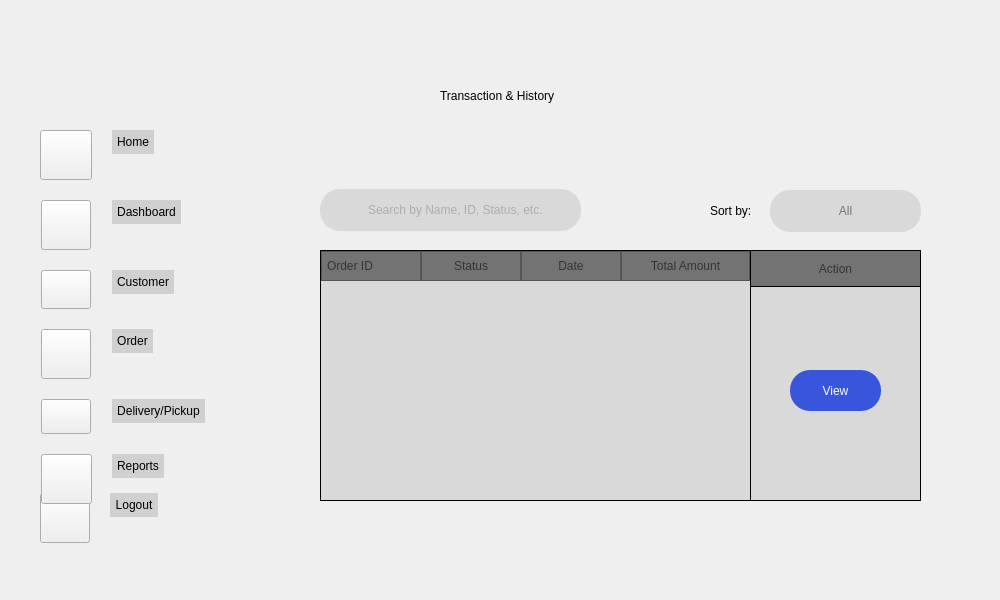
    <widget class="QWidget" name="History">
     <property name="minimumSize">
      <size>
       <width>1000</width>
       <height>600</height>
      </size>
     </property>
     <property name="maximumSize">
      <size>
       <width>1000</width>
       <height>600</height>
      </size>
     </property>
     <property name="styleSheet">
      <string notr="true">#History{
border-image: url(&quot;:/images/4.png&quot;) 0 0 0 0 stretch stretch;
background-repeat: (no-repeat);
backkground-position: (fixed);

}
#QLabel{
font-family: &quot;Fredoka&quot;;
font-size: 20px;
}</string>
     </property>
     <widget class="QWidget" name="verticalLayoutWidget_27">
      <property name="geometry">
       <rect>
        <x>30</x>
        <y>490</y>
        <width>241</width>
        <height>56</height>
       </rect>
      </property>
      <layout class="QVBoxLayout" name="verticalLayout_44">
       <item>
        <layout class="QFormLayout" name="formLayout_12">
         <property name="fieldGrowthPolicy">
          <enum>QFormLayout::FieldsStayAtSizeHint</enum>
         </property>
         <property name="rowWrapPolicy">
          <enum>QFormLayout::WrapLongRows</enum>
         </property>
         <property name="labelAlignment">
          <set>Qt::AlignCenter</set>
         </property>
         <property name="formAlignment">
          <set>Qt::AlignLeading|Qt::AlignLeft|Qt::AlignVCenter</set>
         </property>
         <property name="horizontalSpacing">
          <number>20</number>
         </property>
         <property name="verticalSpacing">
          <number>20</number>
         </property>
         <property name="leftMargin">
          <number>10</number>
         </property>
         <item row="0" column="0">
          <widget class="QPushButton" name="s1_3">
           <property name="styleSheet">
            <string notr="true">QPushButton{
border-image: url(&quot;:/Icons/Profilenowhite.png&quot;) 0 0 0 0 stretch stretch;
background-repeat: no-repeat;
 width: 42px;
    height: 42px;

}</string>
           </property>
           <property name="text">
            <string/>
           </property>
          </widget>
         </item>
         <item row="0" column="1">
          <layout class="QVBoxLayout" name="verticalLayout_45">
           <item>
            <widget class="QPushButton" name="Settbut_4">
             <property name="styleSheet">
              <string notr="true">QPushButton {
            background-color: #D0D0D0;
			border-style: outset;
			 padding: 5px;
            border-radius: 20px; /* Adjust this value for desired roundness */
            border-color: #D0D0D0; /* Example border color */
				
}

QPushButton:hover {
    background-color: #D0D0D0; /* Color when the mouse hovers over it */
}
QPushButton:pressed {
    background-color: #D0D0D0; /* Color when the button is clicked down */
}</string>
             </property>
             <property name="text">
              <string>Logout</string>
             </property>
             <property name="autoDefault">
              <bool>false</bool>
             </property>
             <property name="default">
              <bool>false</bool>
             </property>
             <property name="flat">
              <bool>false</bool>
             </property>
            </widget>
           </item>
          </layout>
         </item>
        </layout>
       </item>
      </layout>
     </widget>
     <widget class="QWidget" name="verticalLayoutWidget_26">
      <property name="geometry">
       <rect>
        <x>30</x>
        <y>130</y>
        <width>241</width>
        <height>345</height>
       </rect>
      </property>
      <layout class="QVBoxLayout" name="verticalLayout_36">
       <property name="spacing">
        <number>1</number>
       </property>
       <property name="sizeConstraint">
        <enum>QLayout::SetFixedSize</enum>
       </property>
       <item>
        <layout class="QFormLayout" name="formLayout_10">
         <property name="sizeConstraint">
          <enum>QLayout::SetDefaultConstraint</enum>
         </property>
         <property name="fieldGrowthPolicy">
          <enum>QFormLayout::FieldsStayAtSizeHint</enum>
         </property>
         <property name="rowWrapPolicy">
          <enum>QFormLayout::WrapLongRows</enum>
         </property>
         <property name="labelAlignment">
          <set>Qt::AlignCenter</set>
         </property>
         <property name="formAlignment">
          <set>Qt::AlignLeading|Qt::AlignLeft|Qt::AlignVCenter</set>
         </property>
         <property name="horizontalSpacing">
          <number>20</number>
         </property>
         <property name="verticalSpacing">
          <number>20</number>
         </property>
         <property name="leftMargin">
          <number>10</number>
         </property>
         <property name="topMargin">
          <number>0</number>
         </property>
         <property name="bottomMargin">
          <number>0</number>
         </property>
         <item row="0" column="0">
          <widget class="QPushButton" name="h1_3">
           <property name="styleSheet">
            <string notr="true">QPushButton{
border-image: url(&quot;:/Icons/Home.png&quot;) 0 0 0 0 stretch stretch;
background-repeat: no-repeat;
 width: 44px;
    height: 42px;

}</string>
           </property>
           <property name="text">
            <string/>
           </property>
          </widget>
         </item>
         <item row="0" column="1">
          <layout class="QVBoxLayout" name="verticalLayout_39">
           <item>
            <widget class="QPushButton" name="Homebut_4">
             <property name="styleSheet">
              <string notr="true">QPushButton {
            background-color: #D0D0D0;
			border-style: outset;
			 padding: 5px;
            border-radius: 20px; /* Adjust this value for desired roundness */
            border-color: #D0D0D0; /* Example border color */
				
}

QPushButton:hover {
    background-color: #D0D0D0; /* Color when the mouse hovers over it */
}
QPushButton:pressed {
    background-color: #D0D0D0; /* Color when the button is clicked down */
}</string>
             </property>
             <property name="text">
              <string>Home</string>
             </property>
             <property name="shortcut">
              <string/>
             </property>
             <property name="autoDefault">
              <bool>false</bool>
             </property>
             <property name="default">
              <bool>false</bool>
             </property>
             <property name="flat">
              <bool>true</bool>
             </property>
            </widget>
           </item>
          </layout>
         </item>
         <item row="1" column="0">
          <widget class="QPushButton" name="db1_3">
           <property name="styleSheet">
            <string notr="true">QPushButton{
border-image: url(&quot;:/Icons/DashB.png&quot;) 0 0 0 0 stretch stretch;
background-repeat: no-repeat;
 width: 42px;
    height: 42px;

}</string>
           </property>
           <property name="text">
            <string/>
           </property>
          </widget>
         </item>
         <item row="1" column="1">
          <layout class="QVBoxLayout" name="verticalLayout_40">
           <item>
            <widget class="QPushButton" name="Dashbut_4">
             <property name="styleSheet">
              <string notr="true">QPushButton {
            background-color: #D0D0D0;
			border-style: outset;
			 padding: 5px;
            border-radius: 20px; /* Adjust this value for desired roundness */
            border-color: #D0D0D0; /* Example border color */
				
}

QPushButton:hover {
    background-color: #D0D0D0; /* Color when the mouse hovers over it */
}
QPushButton:pressed {
    background-color: #D0D0D0; /* Color when the button is clicked down */
}</string>
             </property>
             <property name="text">
              <string>Dashboard</string>
             </property>
             <property name="autoDefault">
              <bool>false</bool>
             </property>
             <property name="default">
              <bool>false</bool>
             </property>
             <property name="flat">
              <bool>false</bool>
             </property>
            </widget>
           </item>
          </layout>
         </item>
         <item row="2" column="0">
          <widget class="QPushButton" name="u1_3">
           <property name="styleSheet">
            <string notr="true">QPushButton{
border-image: url(&quot;:/Icons/User.png&quot;) 0 0 0 0 stretch stretch;
background-repeat: no-repeat;
 width: 42px;
    height: 31px;

}</string>
           </property>
           <property name="text">
            <string/>
           </property>
          </widget>
         </item>
         <item row="2" column="1">
          <layout class="QVBoxLayout" name="verticalLayout_41">
           <item>
            <widget class="QPushButton" name="Userbut_4">
             <property name="styleSheet">
              <string notr="true">QPushButton {
            background-color: #D0D0D0;
			border-style: outset;
			 padding: 5px;
            border-radius: 20px; /* Adjust this value for desired roundness */
            border-color: #D0D0D0; /* Example border color */
				
}

QPushButton:hover {
    background-color: #D0D0D0; /* Color when the mouse hovers over it */
}
QPushButton:pressed {
    background-color: #D0D0D0; /* Color when the button is clicked down */
}</string>
             </property>
             <property name="text">
              <string>Customer</string>
             </property>
             <property name="autoDefault">
              <bool>false</bool>
             </property>
             <property name="default">
              <bool>false</bool>
             </property>
             <property name="flat">
              <bool>false</bool>
             </property>
            </widget>
           </item>
          </layout>
         </item>
         <item row="5" column="0">
          <widget class="QPushButton" name="r1_3">
           <property name="styleSheet">
            <string notr="true">QPushButton{
border-image: url(&quot;:/Icons/Transa.png&quot;) 0 0 0 0 stretch stretch;
background-repeat: no-repeat;
 width: 43px;
    height: 42px;

}</string>
           </property>
           <property name="text">
            <string/>
           </property>
          </widget>
         </item>
         <item row="5" column="1">
          <layout class="QVBoxLayout" name="verticalLayout_42">
           <item>
            <widget class="QPushButton" name="Reportbut_4">
             <property name="styleSheet">
              <string notr="true">QPushButton {
            background-color: #D0D0D0;
			border-style: outset;
			 padding: 5px;
            border-radius: 20px; /* Adjust this value for desired roundness */
            border-color: #D0D0D0; /* Example border color */
				
}

QPushButton:hover {
    background-color: #D0D0D0; /* Color when the mouse hovers over it */
}
QPushButton:pressed {
    background-color: #D0D0D0; /* Color when the button is clicked down */
}</string>
             </property>
             <property name="text">
              <string>Reports</string>
             </property>
             <property name="autoDefault">
              <bool>false</bool>
             </property>
             <property name="default">
              <bool>false</bool>
             </property>
             <property name="flat">
              <bool>false</bool>
             </property>
            </widget>
           </item>
          </layout>
         </item>
         <item row="3" column="1">
          <layout class="QVBoxLayout" name="verticalLayout_82">
           <item>
            <widget class="QPushButton" name="Orderbut_4">
             <property name="styleSheet">
              <string notr="true">QPushButton {
            background-color: #D0D0D0;
			border-style: outset;
			 padding: 5px;
            border-radius: 20px; /* Adjust this value for desired roundness */
            border-color: #D0D0D0; /* Example border color */
				
}

QPushButton:hover {
    background-color: #D0D0D0; /* Color when the mouse hovers over it */
}
QPushButton:pressed {
    background-color: #D0D0D0; /* Color when the button is clicked down */
}</string>
             </property>
             <property name="text">
              <string>Order</string>
             </property>
             <property name="autoDefault">
              <bool>false</bool>
             </property>
             <property name="default">
              <bool>false</bool>
             </property>
             <property name="flat">
              <bool>false</bool>
             </property>
            </widget>
           </item>
          </layout>
         </item>
         <item row="3" column="0">
          <widget class="QPushButton" name="o1_3">
           <property name="styleSheet">
            <string notr="true">QPushButton{
border-image: url(&quot;:/Icons/Ordernowbg.png&quot;) 0 0 0 0 stretch stretch;
background-repeat: no-repeat;
 width: 42px;
    height: 42px;

}</string>
           </property>
           <property name="text">
            <string/>
           </property>
           <property name="autoRepeat">
            <bool>false</bool>
           </property>
           <property name="flat">
            <bool>false</bool>
           </property>
          </widget>
         </item>
         <item row="4" column="0">
          <widget class="QPushButton" name="d1_3">
           <property name="styleSheet">
            <string notr="true">QPushButton{
border-image: url(&quot;:/Icons/Deliv.png&quot;) 0 0 0 0 stretch stretch;
background-repeat: no-repeat;
 width: 42px;
    height: 27px;

}</string>
           </property>
           <property name="text">
            <string/>
           </property>
           <property name="autoRepeat">
            <bool>false</bool>
           </property>
           <property name="flat">
            <bool>false</bool>
           </property>
          </widget>
         </item>
         <item row="4" column="1">
          <layout class="QVBoxLayout" name="verticalLayout_43">
           <item>
            <widget class="QPushButton" name="Delivlab_4">
             <property name="styleSheet">
              <string notr="true">QPushButton {
            background-color: #D0D0D0;
			border-style: outset;
			 padding: 5px;
            border-radius: 20px; /* Adjust this value for desired roundness */
            border-color: #D0D0D0; /* Example border color */
				
}

QPushButton:hover {
    background-color: #D0D0D0; /* Color when the mouse hovers over it */
}
QPushButton:pressed {
    background-color: #D0D0D0; /* Color when the button is clicked down */
}</string>
             </property>
             <property name="text">
              <string>Delivery/Pickup</string>
             </property>
             <property name="autoDefault">
              <bool>false</bool>
             </property>
             <property name="default">
              <bool>false</bool>
             </property>
             <property name="flat">
              <bool>false</bool>
             </property>
            </widget>
           </item>
          </layout>
         </item>
        </layout>
       </item>
      </layout>
     </widget>
     <widget class="QPushButton" name="nwbut_13">
      <property name="geometry">
       <rect>
        <x>790</x>
        <y>370</y>
        <width>91</width>
        <height>41</height>
       </rect>
      </property>
      <property name="styleSheet">
       <string notr="true">QPushButton {
            background-color: #3855DB; /* Example background color */
            color: White; /* Example text color */
            border-radius: 20px; /* Adjust this value for desired roundness */
}
QPushButton:hover {
    background-color: #2746C3; /* Color when the mouse hovers over it */

}
QPushButton:pressed {
    background-color: #FFFFFF; /* Color when the button is clicked down */
	color: #3855DB;
	border-style: outset;
	border-width: 3px;
    border-radius: 20px; /* Adjust this value for desired roundness */
    border-color: #2746C3;
}</string>
      </property>
      <property name="text">
       <string>View</string>
      </property>
     </widget>
     <widget class="QLabel" name="label_36">
      <property name="geometry">
       <rect>
        <x>710</x>
        <y>200</y>
        <width>49</width>
        <height>21</height>
       </rect>
      </property>
      <property name="text">
       <string>Sort by:</string>
      </property>
     </widget>
     <widget class="QLabel" name="label_39">
      <property name="geometry">
       <rect>
        <x>800</x>
        <y>250</y>
        <width>71</width>
        <height>21</height>
       </rect>
      </property>
      <property name="text">
       <string>Actions</string>
      </property>
      <property name="alignment">
       <set>Qt::AlignCenter</set>
      </property>
     </widget>
     <widget class="QLabel" name="label_38">
      <property name="geometry">
       <rect>
        <x>330</x>
        <y>190</y>
        <width>41</width>
        <height>41</height>
       </rect>
      </property>
      <property name="styleSheet">
       <string notr="true"/>
      </property>
      <property name="text">
       <string/>
      </property>
      <property name="pixmap">
       <pixmap resource="../images/Resc_rc.qrc">:/Icons/searchingraysmol.png</pixmap>
      </property>
     </widget>
     <widget class="QLabel" name="label_40">
      <property name="geometry">
       <rect>
        <x>320</x>
        <y>274</y>
        <width>601</width>
        <height>227</height>
       </rect>
      </property>
      <property name="styleSheet">
       <string notr="true">QLabel {
    background-color: #d9d9d9; /* Light gray background color */
	color:   gray;
    border: 1px solid black;
}</string>
      </property>
      <property name="text">
       <string/>
      </property>
     </widget>
     <widget class="QTableWidget" name="tableWidget_4">
      <property name="geometry">
       <rect>
        <x>320</x>
        <y>250</y>
        <width>431</width>
        <height>251</height>
       </rect>
      </property>
      <property name="styleSheet">
       <string notr="true">
QTableWidget {
        background-color: #d9d9d9;
        alternate-background-color: #d9d9d9;
        color: gray;
        gridline-color: #d9d9d9;
        border: 1px solid black;
    }

    QTableWidget::item:selected {
        background-color:#c5c5c5;
        color: gray;
    }

    QHeaderView::section {
        background-color:#737373;
        color: #363336;
        padding: 5px;
        border: 1px solid #555555;
		 border-radius: 20px;
    }</string>
      </property>
      <property name="editTriggers">
       <set>QAbstractItemView::NoEditTriggers</set>
      </property>
      <property name="alternatingRowColors">
       <bool>true</bool>
      </property>
      <property name="selectionBehavior">
       <enum>QAbstractItemView::SelectRows</enum>
      </property>
      <attribute name="horizontalHeaderStretchLastSection">
       <bool>true</bool>
      </attribute>
      <column>
       <property name="text">
        <string>Order ID</string>
       </property>
       <property name="textAlignment">
        <set>AlignLeading|AlignVCenter</set>
       </property>
       <property name="background">
        <color>
         <red>217</red>
         <green>217</green>
         <blue>217</blue>
        </color>
       </property>
      </column>
      <column>
       <property name="text">
        <string>Status</string>
       </property>
       <property name="background">
        <color>
         <red>217</red>
         <green>217</green>
         <blue>217</blue>
        </color>
       </property>
      </column>
      <column>
       <property name="text">
        <string>Date</string>
       </property>
      </column>
      <column>
       <property name="text">
        <string>Total Amount</string>
       </property>
       <property name="background">
        <color>
         <red>217</red>
         <green>217</green>
         <blue>217</blue>
        </color>
       </property>
      </column>
     </widget>
     <widget class="QLineEdit" name="line4">
      <property name="geometry">
       <rect>
        <x>320</x>
        <y>189</y>
        <width>261</width>
        <height>42</height>
       </rect>
      </property>
      <property name="styleSheet">
       <string notr="true">QLineEdit {
    background-color: #d9d9d9; /* Light gray background color */
	color:   gray;
    border: 1px solid #d9d9d9; /* Subtle border */
    border-radius: 20px; /* Adjust this value for desired roundness */
    padding-left: 45px; /* Important: Add padding to make space for the icon */
    padding-right: 10px; /* Optional: Add some padding on the right side */
    min-height: 40px; /* Optional: Set a minimum height for a larger bar */
}</string>
      </property>
      <property name="text">
       <string/>
      </property>
      <property name="alignment">
       <set>Qt::AlignLeading|Qt::AlignLeft|Qt::AlignVCenter</set>
      </property>
      <property name="readOnly">
       <bool>false</bool>
      </property>
      <property name="placeholderText">
       <string>Search by Name, ID, Status, etc.</string>
      </property>
     </widget>
     <widget class="QLabel" name="label_57">
      <property name="geometry">
       <rect>
        <x>750</x>
        <y>250</y>
        <width>171</width>
        <height>37</height>
       </rect>
      </property>
      <property name="styleSheet">
       <string notr="true">#label_57{
background-color:#737373;
        color: #363336;
        padding: 5px;
       border: 1px solid black;

}</string>
      </property>
      <property name="text">
       <string>Action</string>
      </property>
      <property name="alignment">
       <set>Qt::AlignCenter</set>
      </property>
     </widget>
     <widget class="QLabel" name="ok_7">
      <property name="geometry">
       <rect>
        <x>440</x>
        <y>60</y>
        <width>491</width>
        <height>71</height>
       </rect>
      </property>
      <property name="text">
       <string>Transaction &amp; History</string>
      </property>
     </widget>
     <widget class="QPushButton" name="name_srt_btn_4">
      <property name="geometry">
       <rect>
        <x>770</x>
        <y>190</y>
        <width>151</width>
        <height>42</height>
       </rect>
      </property>
      <property name="styleSheet">
       <string notr="true">QPushButton {
            background-color: #d9d9d9; /* Example background color */
            color: #737373; /* Example text color */
            border-radius: 20px; /* Adjust this value for desired roundness */
}</string>
      </property>
      <property name="text">
       <string>All</string>
      </property>
     </widget>
     <widget class="QScrollArea" name="scrollArea_4">
      <property name="geometry">
       <rect>
        <x>320</x>
        <y>280</y>
        <width>431</width>
        <height>221</height>
       </rect>
      </property>
      <property name="styleSheet">
       <string notr="true">#scrollArea_4 {
    background-color: #d9d9d9; /* Light gray background color */
	color:   gray;
    border-radius: 20px; /* Adjust this value for desired roundness *
}</string>
      </property>
      <property name="widgetResizable">
       <bool>true</bool>
      </property>
      <widget class="QWidget" name="scrollAreaWidgetContents_6">
       <property name="geometry">
        <rect>
         <x>0</x>
         <y>0</y>
         <width>431</width>
         <height>221</height>
        </rect>
       </property>
       <property name="styleSheet">
        <string notr="true">#scrollAreaWidgetContents_3 {
    background-color: #d9d9d9; /* Light gray background color */
	color:   gray;
    border: 1px solid #d9d9d9; /* Subtle border */
    border-radius: 20px; /* Adjust this value for desired roundness *
}</string>
       </property>
      </widget>
     </widget>
     <zorder>line4</zorder>
     <zorder>label_40</zorder>
     <zorder>verticalLayoutWidget_27</zorder>
     <zorder>verticalLayoutWidget_26</zorder>
     <zorder>nwbut_13</zorder>
     <zorder>label_36</zorder>
     <zorder>label_39</zorder>
     <zorder>label_38</zorder>
     <zorder>label_57</zorder>
     <zorder>ok_7</zorder>
     <zorder>name_srt_btn_4</zorder>
     <zorder>scrollArea_4</zorder>
     <zorder>tableWidget_4</zorder>
    </widget>
